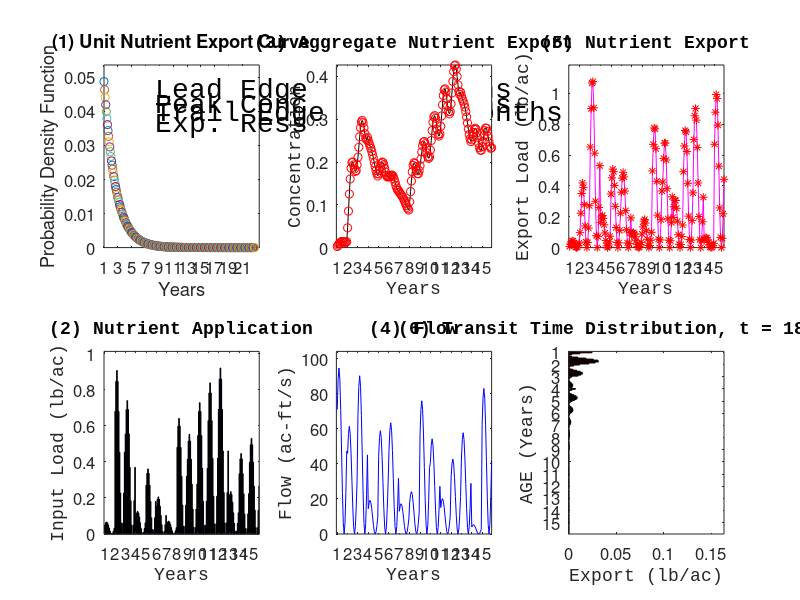
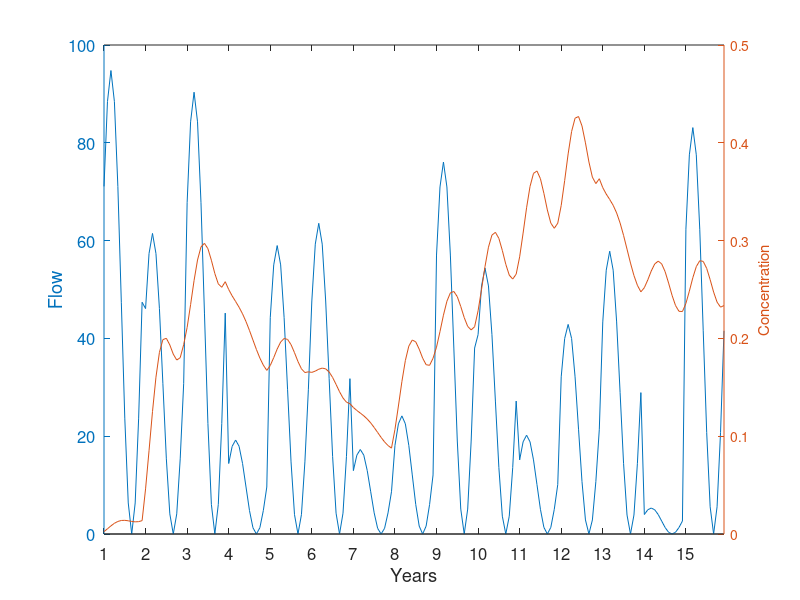

MATLAB code to generate these figures, in order:
% Unit Nutrient Export Curve [UNEC - unique]
% Developed by Gopal Bhatt (Penn State) & Gary Shenk (CBPO- EPA)

ParamLeadEdge  = 0*12.0+0;
ParamPeakConc  = 0.0;
ParamTrailEdge = 1200.0; % months
ParamExponent1 = 0.1;
ParamExponent2 = 0.05;
ParamNormalize = 1;

nYears  = 15;
nMonths = nYears*12;
xLabel  = 'Years';
xTickInt = 12;
xTick = 12/xTickInt;

PAUSE1 = 3;

Conservative     = 1;

OnePulseInput   = 1;
TwoPulseInput   = 0;
ContinuousInput = 0;
SinusoidalInput = 1;
InterAnnualInputVariability = 1;

ConstantFlow = 0;
VariableFlow = 1;
InterAnnualFlowVariability  = 1;

ResponseCurve = zeros(ParamTrailEdge,1);
ResponseCurveTotal = 0;

for i = 1:ParamTrailEdge
    if ( i < ParamLeadEdge )
        ResponseCurve(i,1) = 0;
    elseif ( i < ParamPeakConc )
        %ResponseCurve(i,1) = exp(  ParamExponent1 * ( i - ParamPeakConc ) );
        ResponseCurve(i,1) = sqrt (  i - ParamLeadEdge ) / (sqrt (ParamPeakConc - ParamLeadEdge ));
    else
        ResponseCurve(i,1) = exp( -ParamExponent2 * ( i - ParamPeakConc ) );
    end
    
    %if ( ParamNormalize == 1 )
        ResponseCurveTotal = ResponseCurveTotal + ResponseCurve(i,1);
    %else
    %    ResponseCurveTotal = 1;
    %end
end

MeanResidenceTime = 0;
for i = 1:ParamTrailEdge
    if (MeanResidenceTime < 0.5 * ResponseCurveTotal && MeanResidenceTime + ResponseCurve(i,1) >= 0.5 * ResponseCurveTotal)
        MeanResidenceTime = i + 1
    else
        MeanResidenceTime = MeanResidenceTime + ResponseCurve(i,1);
    end
    
    if ( ParamNormalize == 1 )
        ResponseCurve(i,1) = ResponseCurve(i,1) / ResponseCurveTotal;
    end
end


%ResponseCurve(1:24)
figure(1); clf;
pause(PAUSE1);
subplot(2,3,1)
set(gcf,'color','w');

hold on;
for i=1:1.5*nMonths
    if ( ResponseCurve(i) > 0.0000001 )
plot(i,ResponseCurve(i),'o-');
end
end

set(gca,'Ylim',[0 1.1*(max(ResponseCurve(1:nMonths)))]);
set(gca,'FontSize',12);
set(gcf,'DefaultTextFontSize',20);
set(gcf,'DefaultTextFontName','Courier New');

title(['(1) Unit Nutrient Export Curve'],'FontWeight','bold');
ylabel(['Probability Density Function']);
xlabel([xLabel]);
%set(gca,'xtick',[])
%set(gca,'xticklabel',[])
set(gca,'Xlim',[1 1.5*nMonths]);
set(gca,'xtick',[1:2*xTickInt:1.5*(nMonths-xTickInt)]);
set(gca,'xticklabel',1:2*xTickInt/xTickInt:1.5*(nMonths-xTickInt)/xTickInt);
set(gca,'box','on');
text(nMonths/2,max(ResponseCurve(1:nMonths))*.95,0,['Lead Edge  = ' int2str(ParamLeadEdge) ' months']);
text(nMonths/2,max(ResponseCurve(1:nMonths))*.88,0,['Peak Conc  = ' int2str(ParamPeakConc) ' months']);
text(nMonths/2,max(ResponseCurve(1:nMonths))*.81,0,['Trail Edge = ' int2str(ParamTrailEdge) ' months']);
%text(nMonths/2,max(ResponseCurve(1:nMonths))*.74,0,['Exp. Rise  = ' num2str(ParamExponent1,3) ' ']);
text(nMonths/2,max(ResponseCurve(1:nMonths))*.74,0,['Exp. Ress  = ' num2str(ParamExponent2,3) ' ']);

Inputs = zeros(nMonths,1);

cResponseCurve = zeros(ParamTrailEdge,1);

TransTimeDist = zeros(nMonths,nMonths);

Flow = zeros(nMonths,1);

Load = zeros(nMonths,1);

Qo = 100;

%TARGET = 1.5 * (nMonths/12); %1.5 lb/ac/yr
%TARGET = 1.0;

InterAnnual = 1;
%Flow = 1 + Qo.*rand(nMonths,1);
for i = 1:nMonths
    if (mod(i-1,12) == 0 && InterAnnualFlowVariability == 1)
        InterAnnual = rand(1);
    end
    
    if (ConstantFlow == 1) Flow(i) = Qo; end
    if (VariableFlow == 1) Flow(i) = InterAnnual * (Qo) * 0.5 * ( 1 + sin(2*pi*mod(i,12)/12) ); end;

end
%return



%
if (OnePulseInput == 1 || TwoPulseInput == 1) Inputs(5,1)  = 1; end
if (TwoPulseInput == 1) Inputs(17,1) = 1; end
%

%
InterAnnual = 1;
for i = 1:nMonths
    if (mod(i-1,12) == 0 && InterAnnualInputVariability == 1)
        InterAnnual = rand(1);
    end
    if (ContinuousInput == 1) Inputs(i,1) = 1; end
    if (SinusoidalInput == 1) Inputs(i,1) = InterAnnual * 0.5 * ( 1 + sin(2*pi*mod(i,12)/12) ); end
    %Inputs(i,1) = 0.5 * ( 1 + sin(2*pi*mod(i,12)/12) ) / (1*(12+i)/12);
end
%

TARGET = sum(Inputs);
if ( Conservative == 0 )
    TARGET = 0.10 * TARGET;
end

%Inputs(1:nMonths)
%figure(2); plot(Inputs(1:nMonths));
%figure(1);
subplot(2,3,4)
set(gcf,'color','w');
bar(Inputs(1:nMonths),'b');
set(gca,'FontSize',12)
set(gca,'Ylim',[0 1.1*max(max(Inputs))]);
set(gca,'Xlim',[0 nMonths]);
%set(gca,'ylable','load kg/ac');
title(['(2) Nutrient Application'],'FontWeight','bold');
ylabel(['Input Load (lb/ac)']);
xlabel([xLabel]);
%set(gca,'xtick',[])
%set(gca,'xticklabel',[])
set(gca,'xtick',[1:12:nMonths]);
set(gca, 'xticklabel',1:12/xTickInt:nMonths/xTickInt);


subplot(2,3,5)
set(gcf,'color','w');
plot(Flow(1:nMonths),'b');
set(gca,'FontSize',12)
set(gca,'Ylim',[0 1.1*max(Flow)]);
set(gca,'Xlim',[0 nMonths]);
%set(gca,'ylable','load kg/ac');
title(['(4) Flow'],'FontWeight','bold');
ylabel(['Flow (ac-ft/s)']);
xlabel([xLabel]);
%set(gca,'xtick',[])
%set(gca,'xticklabel',[])
set(gca,'xtick',[1:12:nMonths]);
set(gca, 'xticklabel',1:12/xTickInt:nMonths/xTickInt);


for i = 1:nMonths
    for j = i:nMonths
        cResponseCurve(j,1) = cResponseCurve(j,1) + ...
        ResponseCurve(j-i+1,1) * ...
        Inputs(i,1);
    
        %if ( Inputs(i,1) > 0 )
            %TransTimeDist(j-i+1,j) = ResponseCurve(j-i+1) * Inputs(i,1);
        %else
        %    TransTimeDist(j,i) = 0.0;
        %end
    end
end

subplot(2,3,2); hold on;
set(gcf,'color','w');
set(gca,'box','on');
plot(cResponseCurve(1:nMonths),'k');
set(gca,'FontSize',12)
set(gca,'Ylim',[0 1.0*max(cResponseCurve(1:nMonths))]);
set(gca,'Xlim',[0 nMonths]);
title(['(3) Aggregate Nutrient Export'],'FontWeight','bold');
ylabel(['Concentration']);
xlabel([xLabel]);
set(gca,'xtick',[1:12:nMonths]);
set(gca, 'xticklabel',1:12/xTickInt:nMonths/xTickInt);

figure(2);
[ax,p1,p2] = plotyy([1:1:nMonths],Flow,[1:1:nMonths],cResponseCurve(1:nMonths));
set(gcf,'color','w');
xlabel([xLabel]);
ylabel(ax(1),'Flow');
ylabel(ax(2),'Concentration');
set(gca,'FontSize',12)
set(ax,'xtick',[])
set(ax,'xticklabel',[])
set(gca,'xtick',[1:12:nMonths]);
set(gca, 'xticklabel',1:12/xTickInt:nMonths/xTickInt);

%return;

figure(1);


subplot(2,3,6)

set(gcf,'color','w');
%subplot(1,1,1);
%title('Transit Time Distribution');
%set(gca,'YDir','reverse');
%set(gca,'XLim',[0,5]);
%y4 = axes
%set(y4,'Ydir','reverse')
    %max([TransTimeDist])
    
temp = 0;
for i = 1:nMonths
    Load(i) = Flow(i) * cResponseCurve(i);
    temp = temp + Load(i);
end
Load = Load * (TARGET/temp);

subplot(2,3,3)
set(gcf,'color','w');
plot(Load(1:nMonths),'m'); hold on;
set(gca,'FontSize',12)
set(gca,'Ylim',[0 1.1*max(Load)]);
set(gca,'Xlim',[0 nMonths]);
%set(gca,'ylable','load kg/ac');
title(['(5) Nutrient Export'],'FontWeight','bold');
ylabel(['Export Load (lb/ac)']);
xlabel([xLabel]);
set(gca,'xtick',[1:12:nMonths]);
set(gca, 'xticklabel',1:12/xTickInt:nMonths/xTickInt);


for i = 1:nMonths
    for j = i:nMonths
        TransTimeDist(j-i+1,j) = ResponseCurve(j-i+1) * Inputs(i,1) * Flow(j,1) * (TARGET/temp);
    end
end
    
for i = 1:nMonths
    subplot(2,3,2)
    plot(i,cResponseCurve(i),'or')
    
    subplot(2,3,3)
    %set(gca,'box','on');
    %plot(i,Flow(i)*cResponseCurve(i)*(TARGET/temp),'or');
    plot(i,Load(i),'*r');
    
    subplot(2,3,6)
    barh(TransTimeDist(:,i),'r');
    %set(gca,'ylable','Transit Time');
    
    %y4 = 
    %axis([0 0.2 0 nMonths])
    set(gca,'FontSize',12)
    set(gca,'Xlim',[0 1.1*max(max(TransTimeDist))]);
    set(gca,'Ylim',[0 nMonths]);
    set(gca,'ytick',[1:12:nMonths]);
    set(gca, 'yticklabel',1:12/xTickInt:nMonths/xTickInt);
    set(gca,'Ydir','reverse');
    title(['(6) Transit Time Distribution, t = ' int2str(i) ' months'],'FontWeight','bold');
    ylabel(['AGE (' xLabel ')']);
    xlabel(['Export (lb/ac)']);

    %y4 = axes;
    %set(y4,'Ydir','reverse');
    %set(gca,'xlim','[0 5]');
    pause(0.15);
end